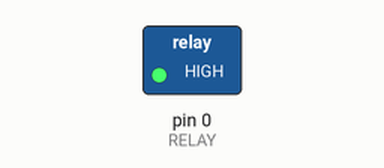
Simulated run of this sketch. Board: Arduino Uno, built with avr-gcc and run on an emulated ATmega328P. On the bench: switched loads named in the sketch (green lamp = pin HIGH). Dashed ring = blinking.

Above: at 0.5 s.
Timing chart, 0 to 4.6 s (numbered marks = the images above):
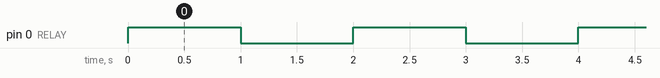

Measured:
- by itself, pin 0 (RELAY): alternates HIGH for 1.0 s and LOW for 1.0 s

The sketch:

blink-esp.ino
```cpp
#define RELAY 0 // relay connected to  GPIO0

void setup()
{
  pinMode(RELAY,OUTPUT);
  digitalWrite(RELAY, LOW);
}

void loop()
{
  digitalWrite(RELAY, HIGH);
  delay(1000);
  digitalWrite(RELAY, LOW);
  delay(1000);
}
```
